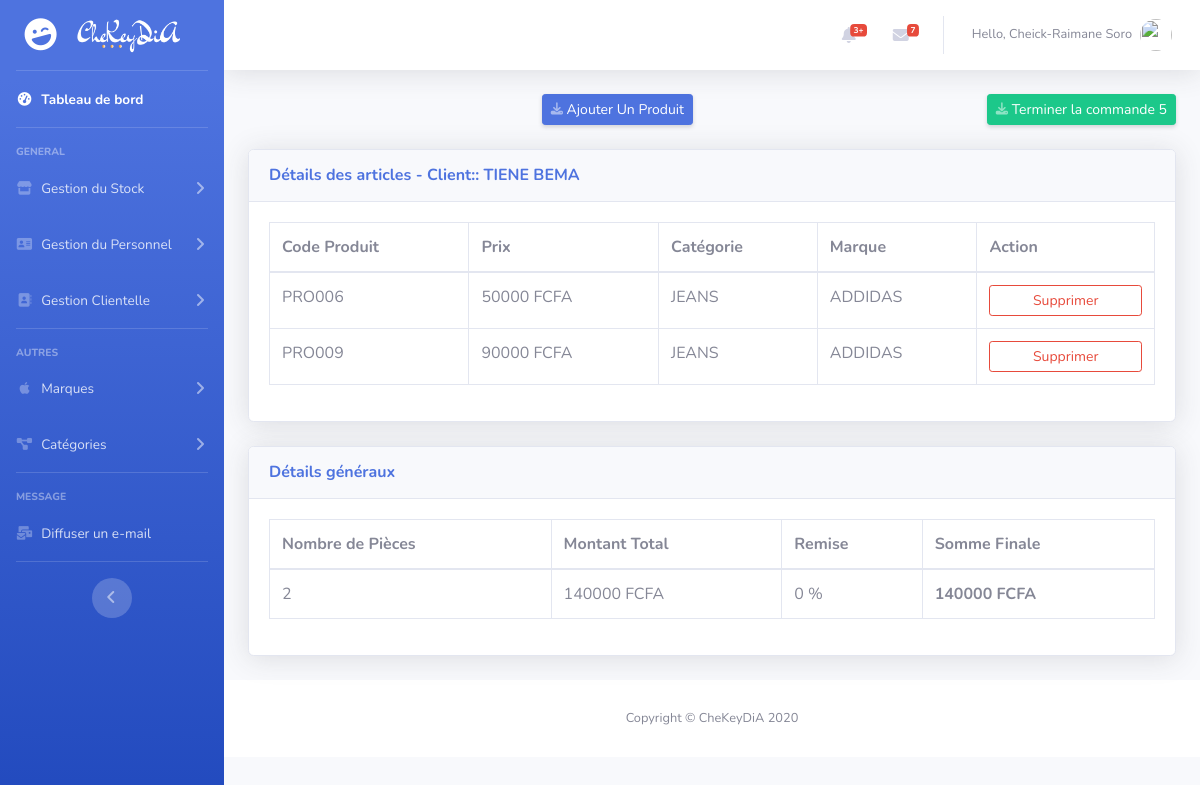
The page /product_create/5/ (signed in) on the database its author committed.
### management/models.py (models this page shows, shortened)
class Order(models.Model):
     STATUS = (
               ('Payé', 'Payé'),
               ('Impayé', 'Impayé'),
          )
     client = models.ForeignKey(Customer, null=True, on_delete=models.SET_NULL)
     date_enregistrement = models.DateTimeField(auto_now_add=True, null=True)
     total_pcs = models.PositiveIntegerField(default=0, blank=True, null=True)
     montant_total = models.PositiveIntegerField(default=0.0, blank=True, null=True)
     remise = models.PositiveIntegerField(default=0, blank=True, null=True)
     somme_finale = models.PositiveIntegerField(default=0.0, blank=True, null=True)
     statut = models.CharField(max_length=8, null=True, blank=True, choices=STATUS, default='Payé')
     note = models.CharField(max_length=255, null=True, blank=True)

class Customer(models.Model):
     STATUT = (
            ('actif', 'Actif'),
            ('inactif', 'Inactif'),
        )
     nom_complet = models.CharField(max_length=200, null=True)
     telephone = models.CharField(max_length=16, null=True, unique=True)
     email = models.EmailField(null=True, unique=True)
     date_de_naissance = models.DateField(null=True, blank=True)
     adresse = models.CharField(max_length=255, null=True, blank=True)
     total_des_depenses = models.PositiveIntegerField(default=0, null=True)
     date_enregistrement = models.DateTimeField(auto_now_add=True)
     statut = models.CharField(max_length=7, choices=STATUT, default='actif')

class Product(models.Model):
     SIZE = (
               ('XS', 'XS'),
               ('S', 'S'),
               ('M', 'M'),
               ('L', 'L'),
               ('XL', 'XL'),
               ('XXL', 'XXL'),
          )
     code = models.CharField(max_length=50, null=True, unique=True)
     taille = models.CharField(max_length=6, null=True, blank=True, choices=SIZE, default='XS')
     commande = models.ForeignKey('Order', null=True, blank=True, on_delete=models.SET_NULL)
     stock = models.ForeignKey('Stock', null=True, blank=True, on_delete=models.CASCADE, default=None)

class Stock(models.Model):
     code = models.CharField(max_length=50, null=True, unique=True)
     quantite = models.PositiveIntegerField(null=True, default = 0)
     prix = models.PositiveIntegerField(null=True, default=0)
     remise = models.PositiveIntegerField(default=0, blank=True, null=True)
     prix_final = models.PositiveIntegerField(default=0, null=True, blank=True)
     description = models.CharField(max_length=200, null=True, blank=True)
     date_enregistrement = models.DateTimeField(auto_now_add=True)
     categorie = models.ForeignKey('Category', null=True, on_delete=models.CASCADE)
     marque = models.ForeignKey('Brand', null=True, on_delete=models.CASCADE)

class Category(models.Model):
     code = models.CharField(max_length=50, null=True)
     nom = models.CharField(max_length=50, null=True,)

class Brand(models.Model):
     code = models.CharField(max_length=50, null=True)
     nom = models.CharField(max_length=50, null=True)

### management/decorators.py (the view)
          def wrapper_func(request, *args, **kwargs):
               group = None
               if request.user.groups.exists():
                    group = request.user.groups.all()[0].name
               if group in allowed_roles:
                    return view_func(request, *args, **kwargs)
               else:
                    return redirect('management:page404')

### management/views.py (called while the page is built, shortened)
@login_required(login_url='management:login')
@allowed_users(allowed_roles=['administrateur', 'employe'])
def productCreate(request, pk):
     if request.user.is_authenticated:
          error = request.session['error'] = ''
          order = Order.objects.get(pk= pk)
          products = order.product_set.all()
          old_total = 0
          form = ProductAddForm()
          return render(request, 'management/product_create_form.html', locals())
     else:
          return redirect('management:login')

### management/templates/management/product_create_form.html (shortened to what this page needs)
{% extends 'management/base.html' %} {% load crispy_forms_tags %} {% block content %}
<div class="d-sm-flex align-items-center justify-content-between mb-4">
    <a href="#" data-toggle="modal" data-target="#Modal" class="d-none d-sm-inline-block btn btn-sm btn-primary shadow-sm">
        <i class="fas fa-download fa-sm text-white-50"></i> Ajouter Un Produit
    </a>
    <a href=" {% url 'management:order_save' order.pk old_total %} " class="d-none d-sm-inline-block btn btn-sm btn-success shadow-sm">
        <i class="fas fa-download fa-sm text-white-50"></i> Terminer la commande {{order.pk}}
    </a>
</div>
{% if products %}
<div class="card shadow mb-4">
    <div class="card-header py-3">
        <h6 class="m-0 font-weight-bold text-primary">Détails des articles - Client:: {{ order.client.nom_complet }}</h6>
    </div>
    <div class="card-body">
        <div class="table-responsive">
            <table class="table table-bordered" width="100%" cellspacing="0">
                <thead>
                    <tr>
                        <th>Code Produit</th>
                        <th>Prix</th>
                        <th>Catégorie</th>
                        <th>Marque</th>
                        <th>Action</th>
                    </tr>
                </thead>
                <tbody>
                    {% for product in products %}
                    <tr>
                        <td> {{product.code}} </td>
                        <td> {{product.stock.prix_final}} FCFA</td>
                        <td> {{product.stock.categorie.nom}} </td>
                        <td> {{product.stock.marque.nom}} </td>
                        <td>
                            <a class="btn btn-sm btn-outline-danger btn-block" href=" {% url 'management:product_delete' order.pk product.pk %} ">Supprimer</a>
                        </td>
                    </tr>
                    {% endfor %}
                </tbody>
            </table>
        </div>
    </div>
</div>
{% else %}
<div class="alert alert-warning alert-dismissible fade show">
    <button type="button" class="close" data-dismiss="alert">&times;</button>
    <strong>Aucun produit associé à cette facture pour l'instant</strong>
</div>
{% endif %}
<div class="card shadow mb-4">
    <div class="card-header py-3">
        <h6 class="m-0 font-weight-bold text-primary">Détails généraux</h6>
    </div>
    <div class="card-body">
        <div class="table-responsive">
            <table class="table table-bordered" width="100%" cellspacing="0">
                <thead>
                    <tr>
                        <th>Nombre de Pièces</th>
                        <th>Montant Total</th>
                        <th>Remise</th>
                        <th>Somme Finale</th>
                    </tr>
                </thead>
                <tbody>
                    <tr>
                        <td> {{ order.total_pcs }} </td>
                        <td> {{ order.montant_total }} FCFA</td>
                        <td> {{ order.remise }} %</td>
                        <td> <strong>{{ order.somme_finale }} FCFA</strong> </td>
                    </tr>
                </tbody>
            </table>
        </div>
    </div>
</div>
{% endblock content %}

### management/templates/management/base.html (shortened to what this page needs)
{% load static %} {% load crispy_forms_tags %}
<!DOCTYPE html>
<html lang="en">
<head>
    <link href="{% static '/css/all.min.css' %}" rel="stylesheet" type="text/css">
    <link href="{% static '/css/sb-admin-2.min.css' %}" rel="stylesheet"> {% block style %}{% endblock style %}
</head>
<body id="page-top">
    <div id="wrapper">
        <ul class="navbar-nav bg-gradient-primary sidebar sidebar-dark accordion" id="accordionSidebar">
            <a class="sidebar-brand d-flex align-items-center justify-content-center" href="{% url 'management:dashboard' %}">
                <div class="sidebar-brand-icon rotate-n-15">
                    <i class="fas fa-laugh-wink"></i>
                </div>
                <div class="sidebar-brand-text mx-3"><img src="{% static 'images/logo.png' %}" height="35" alt="CheKeyDiA"></div>
            </a>
            <hr class="sidebar-divider my-0">
            <li class="nav-item active">
                <a class="nav-link" href="{% url 'management:dashboard' %}">
                    <i class="fas fa-fw fa-tachometer-alt"></i>
                    <span>Tableau de bord</span></a>
            </li>
            <hr class="sidebar-divider">
            <div class="sidebar-heading">
                General
            </div>
            <li class="nav-item">
                <a class="nav-link collapsed" href="#" data-toggle="collapse" data-target="#collapseTwo" aria-expanded="true" aria-controls="collapseTwo">
                    <i class="fas fa-fw fa-store"></i>
                    <span>Gestion du Stock</span>
                </a>
            </li>
            <li class="nav-item">
                <a class="nav-link collapsed" href="#" data-toggle="collapse" data-target="#collapse2" aria-expanded="true" aria-controls="collapseTwo">
                    <i class="fas fa-fw fa-address-card"></i>
                    <span>Gestion du Personnel</span>
                </a>
            </li>
            <li class="nav-item">
                <a class="nav-link collapsed" href="#" data-toggle="collapse" data-target="#collapsePages" aria-expanded="true" aria-controls="collapsePages">
                    <i class="fas fa-fw fa-address-book"></i>
                    <span>Gestion Clientelle</span>
                </a>
            </li>
            <hr class="sidebar-divider">
            <div class="sidebar-heading">
                Autres
            </div>
            <li class="nav-item">
                <a class="nav-link collapsed" href="#" data-toggle="collapse" data-target="#collapseUtilities" aria-expanded="true" aria-controls="collapseUtilities">
                    <i class="fab fa-fw fa-apple"></i>
                    <span>Marques</span>
                </a>
            </li>
            <li class="nav-item">
                <a class="nav-link collapsed" href="#" data-toggle="collapse" data-target="#collapseUtilities2" aria-expanded="true" aria-controls="collapseUtilities">
                    <i class="fas fa-fw fa-project-diagram"></i>
                    <span>Catégories</span>
                </a>
            </li>
            <hr class="sidebar-divider d-none d-md-block">
            <div class="sidebar-heading">
                Message
            </div>
            <li class="nav-item">
                <a class="nav-link" href=" {% url 'management:email_broadcast' %} ">
                    <i class="fas fa-fw fa-mail-bulk"></i>
                    <span>Diffuser un e-mail</span></a>
            </li>
            <hr class="sidebar-divider d-none d-md-block">
            <div class="text-center d-none d-md-inline">
                <button class="rounded-circle border-0" id="sidebarToggle"></button>
            </div>
        </ul>
        <div id="content-wrapper" class="d-flex flex-column">
            <div id="content">
                <nav class="navbar navbar-expand navbar-light bg-white topbar mb-4 static-top shadow">
                    <ul class="navbar-nav ml-auto">
                        <li class="nav-item dropdown no-arrow mx-1">
                            <a class="nav-link dropdown-toggle" href="#" id="alertsDropdown" role="button" data-toggle="dropdown" aria-haspopup="true" aria-expanded="false">
                                <i class="fas fa-bell fa-fw"></i>
                                <span class="badge badge-danger badge-counter">3+</span>
                            </a>
                        </li>
                        <li class="nav-item dropdown no-arrow mx-1">
                            <a class="nav-link dropdown-toggle" href="#" id="messagesDropdown" role="button" data-toggle="dropdown" aria-haspopup="true" aria-expanded="false">
                                <i class="fas fa-envelope fa-fw"></i>
                                <span class="badge badge-danger badge-counter">7</span>
                            </a>
                        </li>
                        <li class="nav-item dropdown no-arrow">
                            <a class="nav-link dropdown-toggle" href="#" id="userDropdown" role="button" data-toggle="dropdown" aria-haspopup="true" aria-expanded="false">
                                <span class="mr-2 d-none d-lg-inline text-gray-600 small">Hello, {{request.user.first_name}} {{request.user.last_name}}</span>
                                <img class="img-profile rounded-circle" src="https://source.unsplash.com/QAB-WJcbgJk/60x60">
                            </a>
                        </li>
                    </ul>
                </nav>
                <div class="container-fluid">
                    {% block content %}{% endblock content %}
                </div>
                <footer class="sticky-footer bg-white">
                    <div class="container my-auto">
                        <div class="copyright text-center my-auto">
                            <span>Copyright &copy; CheKeyDiA 2020</span>
                        </div>
                    </div>
                </footer>
            </div>
        </div>
</body>
</html>

### rows shown on the page
Order: pk "5", client.nom_complet "TIENE BEMA", total_pcs "2", montant_total "140000", remise "0", somme_finale "140000"
Product: code "PRO006", stock.prix_final "50000", stock.categorie.nom "JEANS", stock.marque.nom "ADDIDAS"
Product: code "PRO009", stock.prix_final "90000", stock.categorie.nom "JEANS", stock.marque.nom "ADDIDAS"

### other values the page prints
{{ request.user.first_name }} "Cheick-Raimane"
{{ request.user.last_name }} "Soro"
